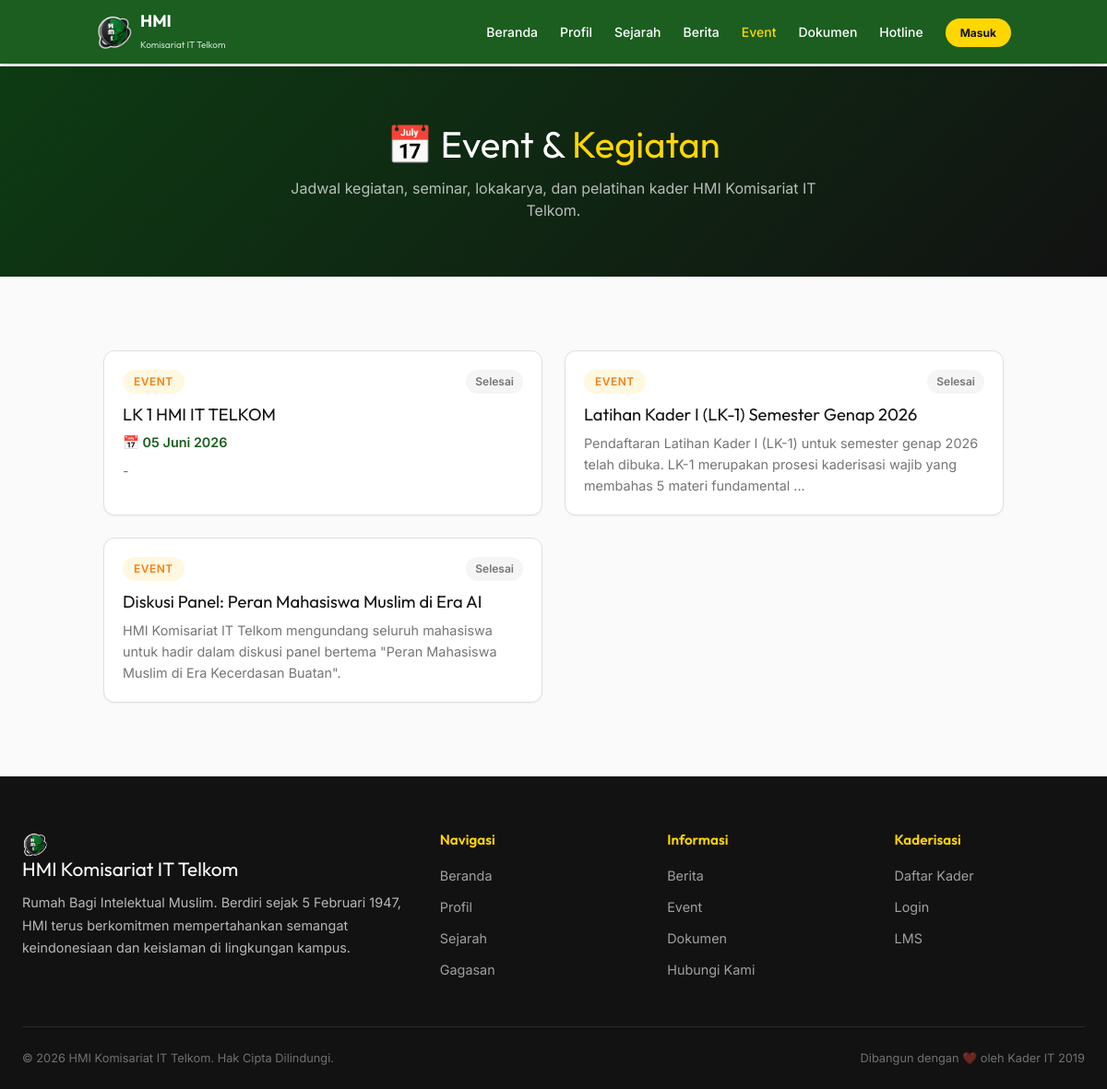
/event.php, run on the app's committed database.
### tables this page shows
CREATE TABLE `berita_events` (
  `id` int(11) NOT NULL,
  `tipe_post` enum('berita','event') NOT NULL,
  `judul` varchar(255) NOT NULL,
  `slug` varchar(255) NOT NULL,
  `konten_teks` text NOT NULL,
  `tanggal_pelaksanaan` date DEFAULT NULL,
  `path_gambar` varchar(255) DEFAULT NULL,
  `author_id` int(11) DEFAULT NULL,
  `created_at` datetime NOT NULL DEFAULT current_timestamp()
);

### config/functions.php (called while the page is built, shortened)
<?php
function sanitize(string $input): string
{
    return htmlspecialchars(trim($input), ENT_QUOTES, 'UTF-8');
}
function formatTanggal(string $date): string
{
    $bulan = [
        1 => 'Januari',
        2 => 'Februari',
        3 => 'Maret',
        4 => 'April',
        5 => 'Mei',
        6 => 'Juni',
        7 => 'Juli',
        8 => 'Agustus',
        9 => 'September',
        10 => 'Oktober',
        11 => 'November',
        12 => 'Desember'
    ];
    $ts = strtotime($date);
    return date('d', $ts) . ' ' . $bulan[(int) date('n', $ts)] . ' ' . date('Y', $ts);
}
function truncateText(string $text, int $limit = 150): string
{
    $clean = strip_tags($text);
    if (strlen($clean) <= $limit)
        return $clean;
    return substr($clean, 0, $limit) . '...';
}

### public/event.php (the view, shortened to what this page needs)
<?php
require_once __DIR__ . '/../includes/header.php';
$pdo = getDB();
$events = $pdo->query("SELECT * FROM berita_events WHERE tipe_post='event' ORDER BY tanggal_pelaksanaan DESC")->fetchAll();
?>
<div style="height:72px;"></div>
<section style="background:linear-gradient(135deg,#0D3B13,#121212);padding:60px 24px;text-align:center;">
    <h1 style="color:white;font-size:2.5rem;margin-bottom:12px;">📅 Event & <span style="color:#FFD700;">Kegiatan</span>
    </h1>
    <p style="color:rgba(255,255,255,0.7);max-width:600px;margin:0 auto;">Jadwal kegiatan, seminar, lokakarya, dan
        pelatihan kader HMI Komisariat IT Telkom.</p>
</section>
<section class="section">
    <div class="container">
        <?php if (empty($events)): ?>
            <div class="text-center" style="padding:60px 0;">
                <div style="font-size:3rem;margin-bottom:16px;">📅</div>
                <h3 style="color:#757575;">Belum ada event terjadwal.</h3>
            </div>
        <?php else: ?>
            <div class="card-grid">
                <?php foreach ($events as $ev): ?>
                    <div class="card">
                        <div class="card-body">
                            <div style="display:flex;justify-content:space-between;align-items:center;margin-bottom:12px;">
                                <span class="card-badge badge-event">Event</span>
                                <?php if ($ev['tanggal_pelaksanaan'] && strtotime($ev['tanggal_pelaksanaan']) >= strtotime('today')): ?>
                                    <span
                                        style="font-size:0.75rem;background:#E8F5E9;color:#1B5E20;padding:4px 10px;border-radius:50px;font-weight:600;">Mendatang</span>
                                <?php else: ?>
                                    <span
                                        style="font-size:0.75rem;background:#F5F5F5;color:#757575;padding:4px 10px;border-radius:50px;font-weight:600;">Selesai</span>
                                <?php endif; ?>
                            </div>
                            <h3 class="card-title">
                                <?= sanitize($ev['judul']) ?>
                            </h3>
                            <?php if ($ev['tanggal_pelaksanaan']): ?>
                                <div
                                    style="display:flex;align-items:center;gap:8px;color:#1B5E20;font-weight:600;font-size:0.9rem;margin:8px 0;">
                                    📅
                                    <?= formatTanggal($ev['tanggal_pelaksanaan']) ?>
                                </div>
                            <?php endif; ?>
                            <p class="card-text">
                                <?= truncateText($ev['konten_teks'], 150) ?>
                            </p>
                        </div>
                    </div>
                <?php endforeach; ?>
            </div>
        <?php endif; ?>
    </div>
</section>
<?php require_once __DIR__ . '/../includes/footer.php'; ?>

### assets/css/style.css (style rules this page uses)
:root { --hmi-green: #1B5E20; --hmi-green-light: #4CAF50; --hmi-green-dark: #0D3B13; --hmi-green-50: #E8F5E9; --hmi-green-100: #C8E6C9; --hmi-black: #121212; --hmi-black-light: #1E1E1E; --hmi-gold: #FFD700; --hmi-gold-dark: #E5C100; --hmi-white: #FAFAFA; --hmi-gray: #E0E0E0; --hmi-gray-light: #F5F5F5; --hmi-gray-dark: #757575; --hmi-red: #C62828; --hmi-blue: #1565C0; --shadow-sm: 0 1px 2px rgba(0, 0, 0, 0.05); --shadow-md: 0 4px 6px -1px rgba(0, 0, 0, 0.1), 0 2px 4px -2px rgba(0, 0, 0, 0.1); --shadow-lg: 0 10px 15px -3px rgba(0, 0, 0, 0.1), 0 4px 6px -4px rgba(0, 0, 0, 0.1); --shadow-xl: 0 20px 25px -5px rgba(0, 0, 0, 0.1), 0 8px 10px -6px rgba(0, 0, 0, 0.1); --radius: 12px; --radius-sm: 8px; --radius-lg: 16px; --transition: all 0.3s cubic-bezier(0.4, 0, 0.2, 1); }
* { margin: 0; padding: 0; box-sizing: border-box; }
body { font-family: 'Inter', sans-serif; color: var(--hmi-black); background-color: var(--hmi-white); line-height: 1.6; -webkit-font-smoothing: antialiased; }
h1, h2, h3, h4, h5, h6 { font-family: 'Outfit', sans-serif; font-weight: 700; line-height: 1.2; }
.section { padding: 80px 24px; }
.card { background: white; border-radius: var(--radius); overflow: hidden; box-shadow: var(--shadow-sm); border: 1px solid var(--hmi-gray); transition: var(--transition); }
.card-body { padding: 20px; }
.card-badge { display: inline-block; padding: 4px 12px; border-radius: 50px; font-size: 0.75rem; font-weight: 600; text-transform: uppercase; letter-spacing: 0.5px; }
.badge-event { background: #FFF8E1; color: #F57F17; }
.card-title { font-family: 'Outfit', sans-serif; font-size: 1.15rem; margin: 12px 0 8px; color: var(--hmi-black); }
.card-text { color: var(--hmi-gray-dark); font-size: 0.9rem; line-height: 1.6; }
.card-grid { display: grid; grid-template-columns: repeat(auto-fill, minmax(320px, 1fr)); gap: 24px; max-width: 1200px; margin: 0 auto; }
.container { max-width: 1200px; margin: 0 auto; padding: 0 24px; }

### data on the page
berita_events: shows "Selesai", judul "LK 1 HMI IT TELKOM", tanggal_pelaksanaan "05 Juni 2026", konten_teks "-"
berita_events: shows "Selesai", judul "Latihan Kader I (LK-1) Semester Genap 2026", konten_teks "Pendaftaran Latihan Kader I (LK-1) untuk semester genap 2026 telah dibuka. LK-1 merupakan prosesi kaderisasi wajib yang membahas 5 materi fundamental ..."
berita_events: shows "Selesai", judul "Diskusi Panel: Peran Mahasiswa Muslim di Era AI", konten_teks "HMI Komisariat IT Telkom mengundang seluruh mahasiswa untuk hadir dalam diskusi panel bertema \"Peran Mahasiswa Muslim di Era Kecerdasan Buatan\"."
